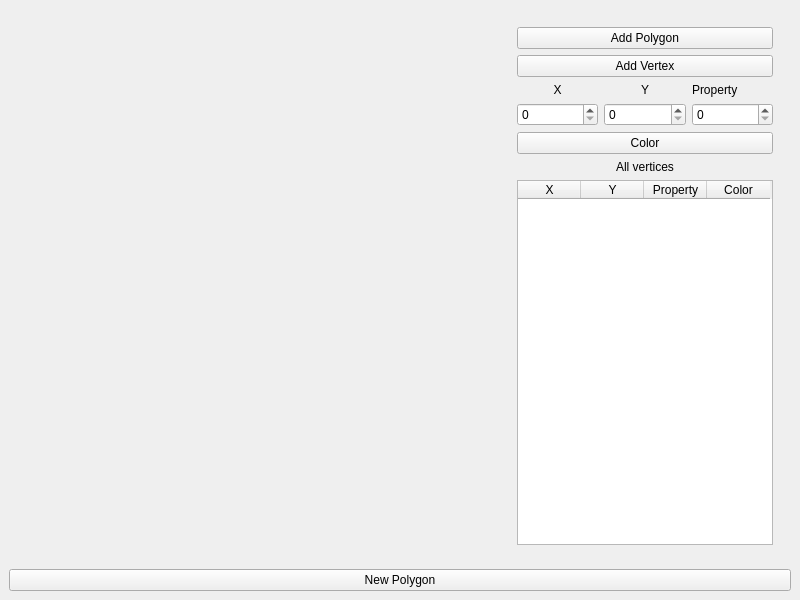
<?xml version="1.0" encoding="UTF-8"?>
<ui version="4.0">
 <class>MainWindow</class>
 <widget class="QMainWindow" name="MainWindow">
  <property name="geometry">
   <rect>
    <x>0</x>
    <y>0</y>
    <width>800</width>
    <height>600</height>
   </rect>
  </property>
  <property name="windowTitle">
   <string>MainWindow</string>
  </property>
  <widget class="QWidget" name="centralwidget">
   <layout class="QVBoxLayout" name="verticalLayout">
    <item>
     <widget class="QWidget" name="Area" native="true">
      <layout class="QHBoxLayout" name="horizontalLayout">
       <item>
        <widget class="CanvasArea" name="canvas" native="true"/>
       </item>
       <item>
        <widget class="QWidget" name="Menu" native="true">
         <property name="sizePolicy">
          <sizepolicy hsizetype="Fixed" vsizetype="Expanding">
           <horstretch>0</horstretch>
           <verstretch>0</verstretch>
          </sizepolicy>
         </property>
         <property name="minimumSize">
          <size>
           <width>0</width>
           <height>0</height>
          </size>
         </property>
         <layout class="QVBoxLayout" name="verticalLayout_5">
          <item>
           <widget class="QPushButton" name="addPolygon">
            <property name="sizePolicy">
             <sizepolicy hsizetype="Preferred" vsizetype="Fixed">
              <horstretch>0</horstretch>
              <verstretch>0</verstretch>
             </sizepolicy>
            </property>
            <property name="text">
             <string>Add Polygon</string>
            </property>
           </widget>
          </item>
          <item>
           <widget class="QPushButton" name="addVertex">
            <property name="text">
             <string>Add Vertex</string>
            </property>
           </widget>
          </item>
          <item>
           <layout class="QHBoxLayout" name="horizontalLayout_2">
            <item>
             <layout class="QVBoxLayout" name="verticalLayout_3">
              <item>
               <widget class="QLabel" name="label">
                <property name="text">
                 <string>X</string>
                </property>
                <property name="alignment">
                 <set>Qt::AlignCenter</set>
                </property>
               </widget>
              </item>
              <item>
               <widget class="QSpinBox" name="coordX"/>
              </item>
             </layout>
            </item>
            <item>
             <layout class="QVBoxLayout" name="verticalLayout_2">
              <item>
               <widget class="QLabel" name="label_2">
                <property name="text">
                 <string>Y</string>
                </property>
                <property name="alignment">
                 <set>Qt::AlignCenter</set>
                </property>
               </widget>
              </item>
              <item>
               <widget class="QSpinBox" name="coordY"/>
              </item>
             </layout>
            </item>
            <item>
             <layout class="QVBoxLayout" name="verticalLayout_4">
              <item>
               <widget class="QLabel" name="label_3">
                <property name="text">
                 <string>Property</string>
                </property>
               </widget>
              </item>
              <item>
               <widget class="QSpinBox" name="property"/>
              </item>
             </layout>
            </item>
           </layout>
          </item>
          <item>
           <widget class="QPushButton" name="addColor">
            <property name="text">
             <string>Color</string>
            </property>
           </widget>
          </item>
          <item>
           <widget class="QLabel" name="label_4">
            <property name="text">
             <string>All vertices</string>
            </property>
            <property name="alignment">
             <set>Qt::AlignCenter</set>
            </property>
           </widget>
          </item>
          <item>
           <widget class="QTableWidget" name="table">
            <attribute name="horizontalHeaderDefaultSectionSize">
             <number>63</number>
            </attribute>
            <column>
             <property name="text">
              <string>X</string>
             </property>
            </column>
            <column>
             <property name="text">
              <string>Y</string>
             </property>
            </column>
            <column>
             <property name="text">
              <string>Property</string>
             </property>
            </column>
            <column>
             <property name="text">
              <string>Color</string>
             </property>
            </column>
           </widget>
          </item>
         </layout>
        </widget>
       </item>
      </layout>
     </widget>
    </item>
    <item>
     <widget class="QPushButton" name="newPolygon">
      <property name="text">
       <string>New Polygon</string>
      </property>
     </widget>
    </item>
   </layout>
  </widget>
 </widget>
 <customwidgets>
  <customwidget>
   <class>CanvasArea</class>
   <extends>QWidget</extends>
   <header>../../../../canvasarea.h</header>
   <container>1</container>
  </customwidget>
 </customwidgets>
 <resources/>
 <connections/>
</ui>
